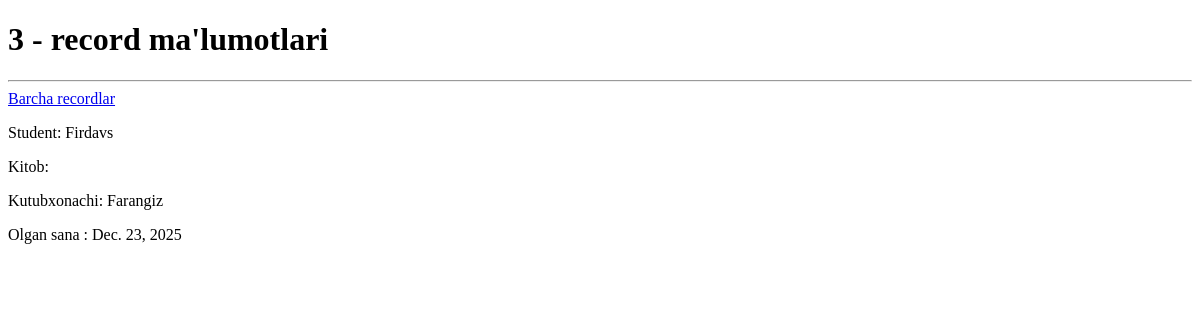
The page /recordlar/3/ on the database as committed earlier.
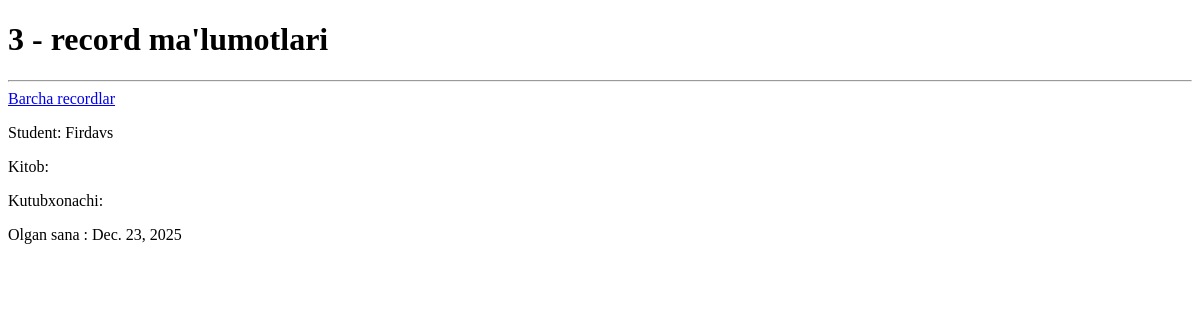
The same page on the database as committed later.
### main/models.py (models this page shows, shortened)
class Record(models.Model):
    student = models.ForeignKey(Student, on_delete=models.SET_NULL, null=True, blank=True)
    book = models.ForeignKey(Book, on_delete=models.SET_NULL, null=True, blank=True)
    librarian = models.ForeignKey(Librarian, on_delete=models.SET_NULL, null=True, blank=True)
    birth_off_date = models.DateField(auto_now_add=True)
    return_date = models.DateField(blank=True, null=True)

class Librarian(models.Model):
    name = models.CharField(max_length=100)
    time_of_work = models.TextField(blank=True, null=True)

class Student(models.Model):
    name = models.CharField(max_length=100)
    group = models.CharField(max_length=100)
    course = models.IntegerField(default=1)
    number_of_books = models.IntegerField(default=0)

### main/views.py (the view)
# urls.py: path('recordlar/<int:record_id>/', record_view),
def record_view(request, record_id):
    record = Record.objects.get(id=record_id)
    content = {
        'record': record
    }
    return render(request, 'record-details.html', content)

### templates/record-details.html (shortened to what this page needs)
<!DOCTYPE html>
<html lang="en">
<head>
</head>
<body>
<h1> {{ record.id }} - record ma'lumotlari</h1>
<hr>
<a href="/recordlar/">Barcha recordlar</a>
<br>
<p>Student: {{ record.student.name }}</p>
<p>Kitob: {{ record.book.title }}</p>
<p>Kutubxonachi: {{ record.librarian.name }}</p>
<p>Olgan sana : {{ record.birth_off_date }}</p>
</body>
</html>

Rows that differ between the two databases and show on the page:
changed Record "Firdavs": librarian.name "Farangiz" → (not shown)
